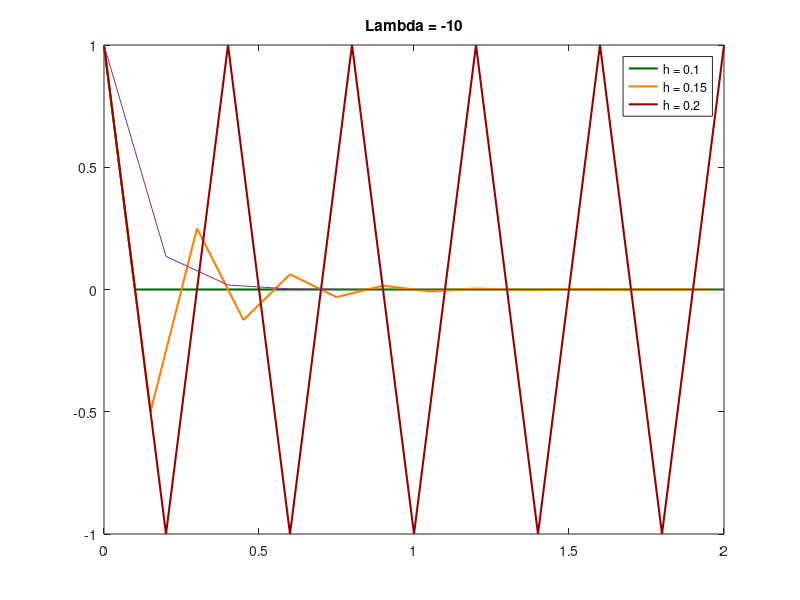

Reproduce this figure in MATLAB.
% IVP (RHS + IC)
clear all; clc; close all;
f = @(lam,y) lam*y;
y0 = 1;
tend = 2;
lam = -10;
% Analytical solution
figure, hold on, box on
h = [0.1 0.15 0.2];
colors = [[0, 0.4, 0]; [1, 0.5, 0]; [0.6, 0, 0]];
for ih = 1:length(h)
    tspan = 0:h(ih):tend;
    y_an = exp(lam'*tspan);
    y = zeros(3,numel(tspan));
    %     err = zeros(size(tspan));
    y(:,1) = y0;
    %     err(1) = 0;
    for i = 2:length(tspan)
        y(ih,i) = y(ih,i-1) + h(ih) * f(lam, y(ih,i-1));
        % err(i) = y(i) - y_an(tspan(i));
        
    end
    plot(tspan, y(ih,:), 'color', colors(ih,:),'lineWidth', 1.5);
    
    
end
plot(tspan,y_an(:));
legend('h = 0.1', 'h = 0.15', 'h = 0.2');
title('Lambda = -10');